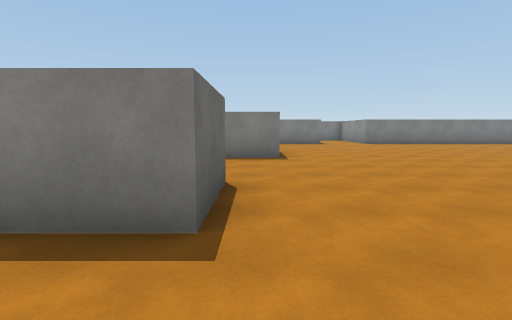
View 1 (above)

24 first-person views from a walk through a scene from a Unity 3-D project. The camera is 1.4 m above the floor, tilts 6° down and sees 80° across. The floor is counted in squares, 2 m on a side. Each view is taken from the middle of a square. On the plan, view 1 faces up. The plan holds only what a view shows up to about 10 squares ahead; the rest is blank. The player is left out. Door leaves are left out, so doorways stand open. Surface patterns are stand-ins for the level's own textures.

View 2
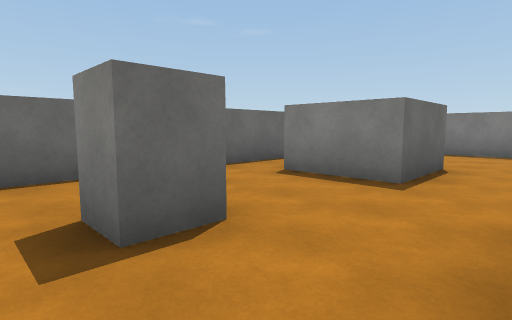

View 3
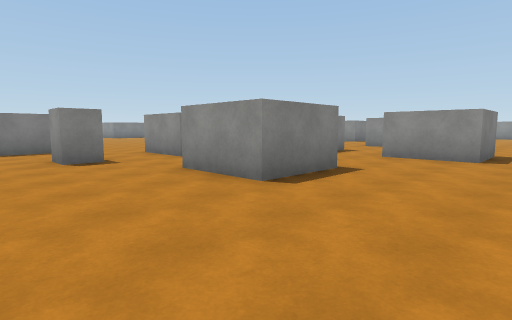

View 4
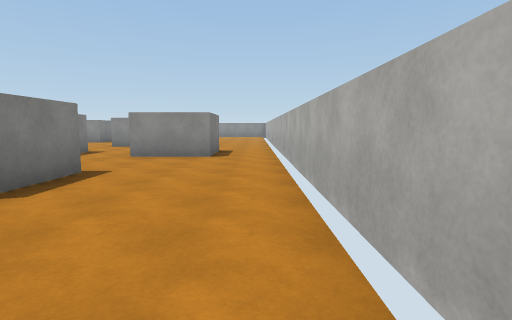

View 5
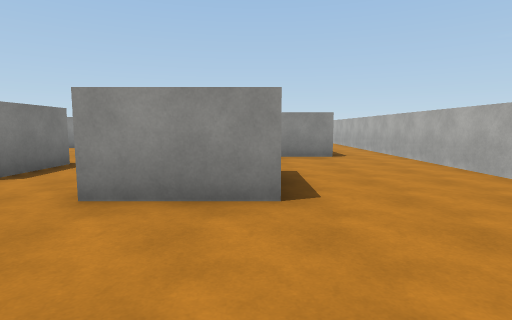

View 6
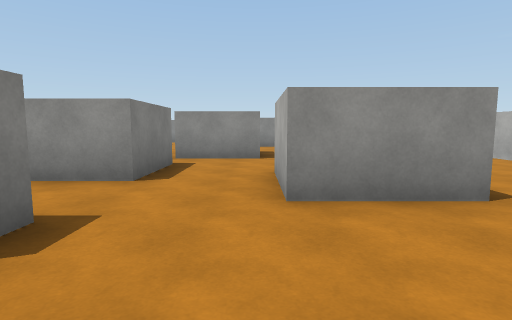

View 7
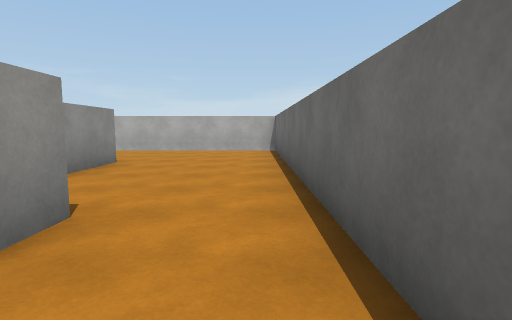

View 8
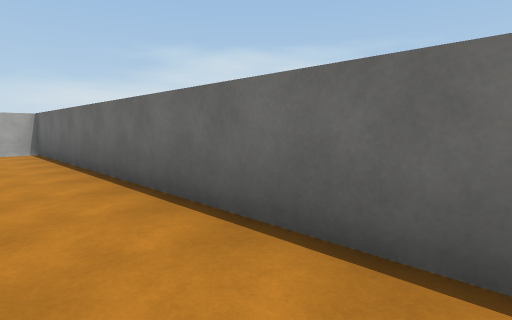

View 9
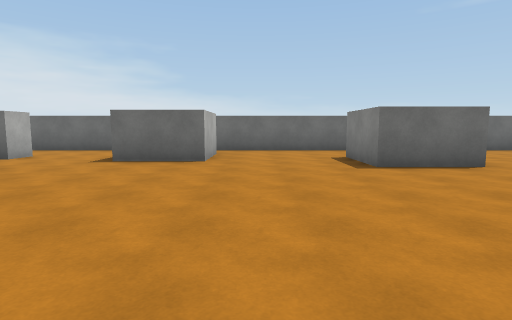

View 10
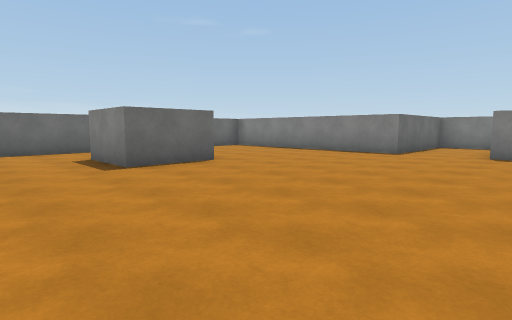

View 11
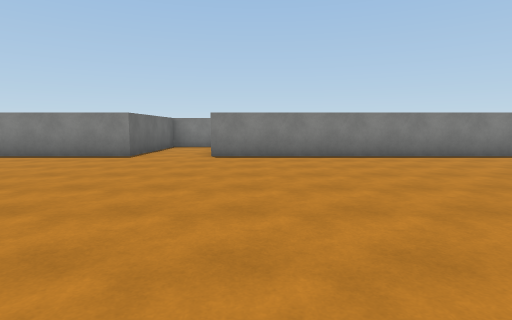

View 12
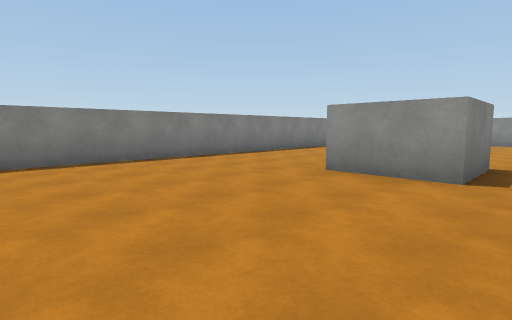

View 13
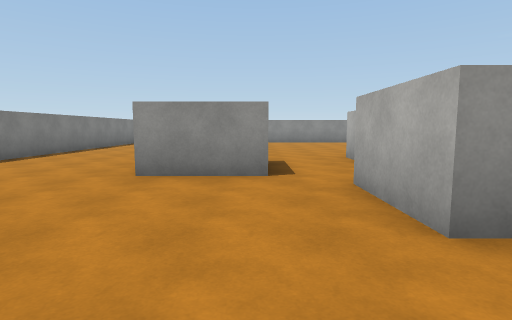

View 14
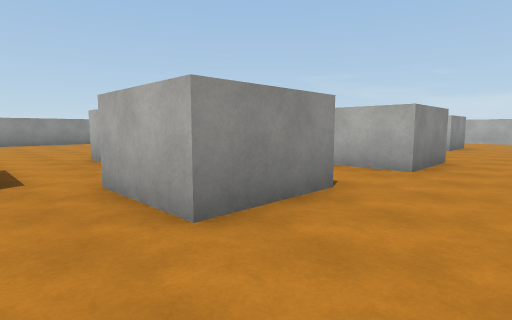

View 15
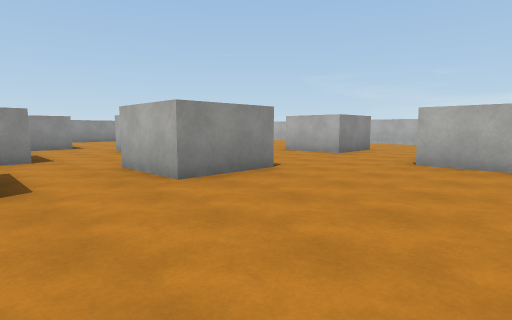

View 16
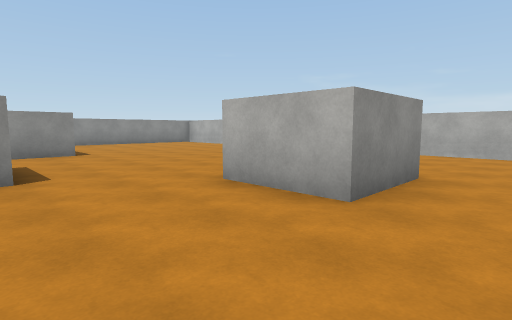

View 17
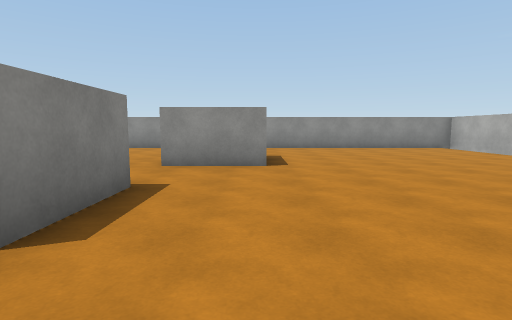

View 18
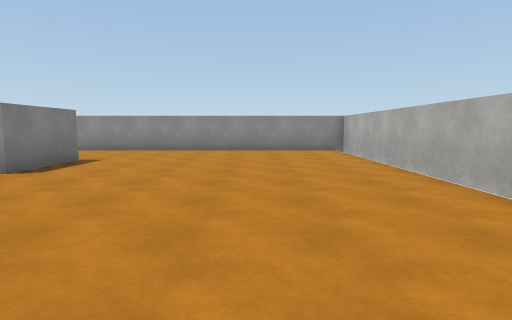

View 19
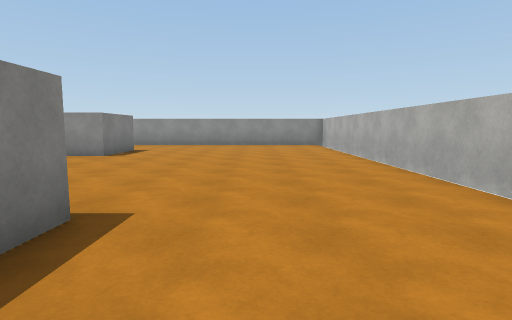

View 20
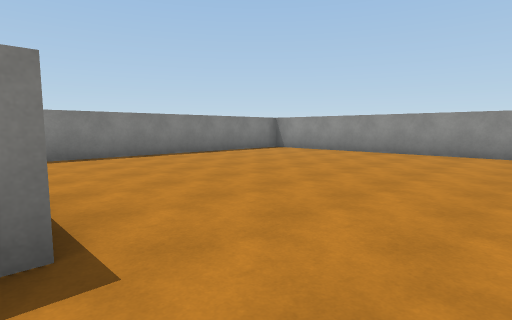

View 21
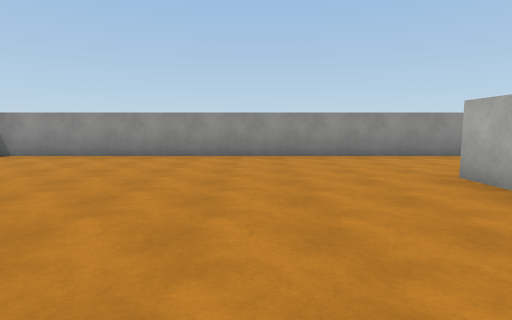

View 22
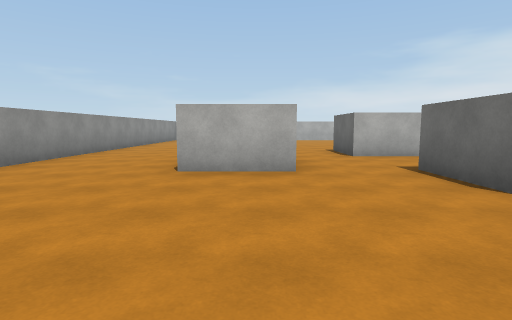

View 23
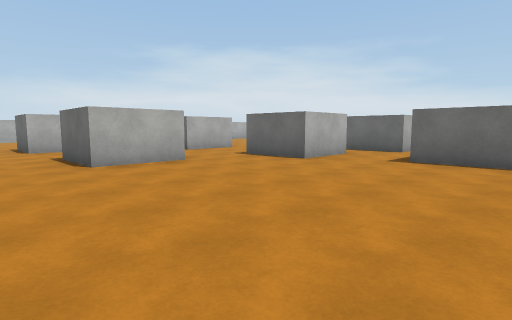

View 24
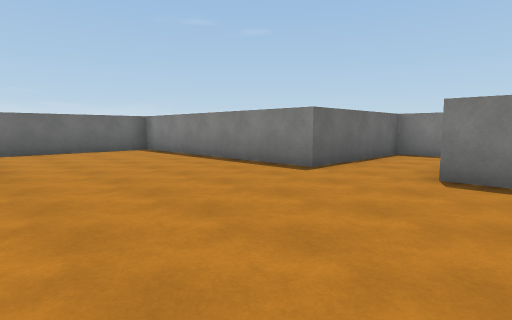

### Floor plan
Ten units are one square. View 1 is at (0, 0); x grows to the right and y downward. Boxes are objects, and circles mark ways between rooms. Rooms are numbered by the first view taken in them; rooms with no view inside come last. Other rooms are left out.
<svg viewBox="-41 -145 252 238">
<path fill="none" stroke="#000" d="M19 52 -1 52 -1 33 18 33M30 14 10 14 10 -6M40 31 40 11M-4 -20 -24 -20M60 31 54 31M64 69 44 69 44 49M-36 -44 -36 88 71 88M112 -58 133 -58 133 -39M79 -48 79 -68 98 -68 98 -50M123 -95 123 -78 104 -78 104 -99M152 -41 173 -41 173 -21M76 -9 76 -29M136 -14 136 5 118 5M153 -21 153 -34M166 2 175 2 175 22 156 22 156 2M45 12 60 12M6 -92 6 -72 -14 -72M29 -136 -36 -136 -36 -98M104 46 96 46M84 46 84 26 104 26M188 -136 49 -136M-24 -39 -4 -39 -4 -20M-36 -79 -36 -44M111 88 206 88 206 -135M78 88 96 88M114 -39 114 -44M76 -29 96 -29M119 -14 136 -14"/>
<rect x="-15" y="5" width="10" height="10" fill="#bbb"><title>other object</title></rect>
<circle cx="-30" cy="-40" r="3" fill="#2a7"/>
<circle cx="0" cy="-10" r="3" fill="#2a7"/>
<circle cx="55" cy="40" r="3" fill="#2a7"/>
<circle cx="55" cy="75" r="3" fill="#2a7"/>
<circle cx="105" cy="-50" r="3" fill="#2a7"/>
<circle cx="125" cy="-25" r="3" fill="#2a7"/>
<circle cx="85" cy="-35" r="3" fill="#2a7"/>
<text x="0" y="30">1</text>
<text x="100" y="-60">2</text>
<text x="100" y="-30">3</text>
</svg>
Room 1 opens to room 2. Room 2 opens to room 3.

Where each view was taken, in squares from view 1:
view 1: 0 up, 0 right, facing up
view 2: 2 down, 1 right, facing up-left
view 3: 8 down, 3 left, facing up-right
view 4: 8 down, 3 left, facing right
view 5: 5 down, 3 left, facing right
view 6: 3 down, 3 left, facing right
view 7: 1 up, 3 left, facing down
view 8: 1 up, 2 left, facing down-left
view 9: 5 up, 6 right, facing left
view 10: 5 up, 6 right, facing up-left
view 11: 6 up, 6 right, facing up
view 12: 7 up, 6 right, facing up-right
view 13: 8 up, 6 right, facing right
view 14: 8 up, 6 right, facing down-right
view 15: 5 up, 4 right, facing down-right
view 16: 0 up, 7 right, facing down-right
view 17: 2 down, 10 right, facing right
view 18: 6 down, 11 right, facing right
view 19: 6 down, 8 right, facing right
view 20: 6 up, 12 right, facing up-right
view 21: 7 up, 13 right, facing right
view 22: 9 up, 16 right, facing down
view 23: 10 up, 19 right, facing down-left
view 24: 9 up, 6 right, facing up-left
